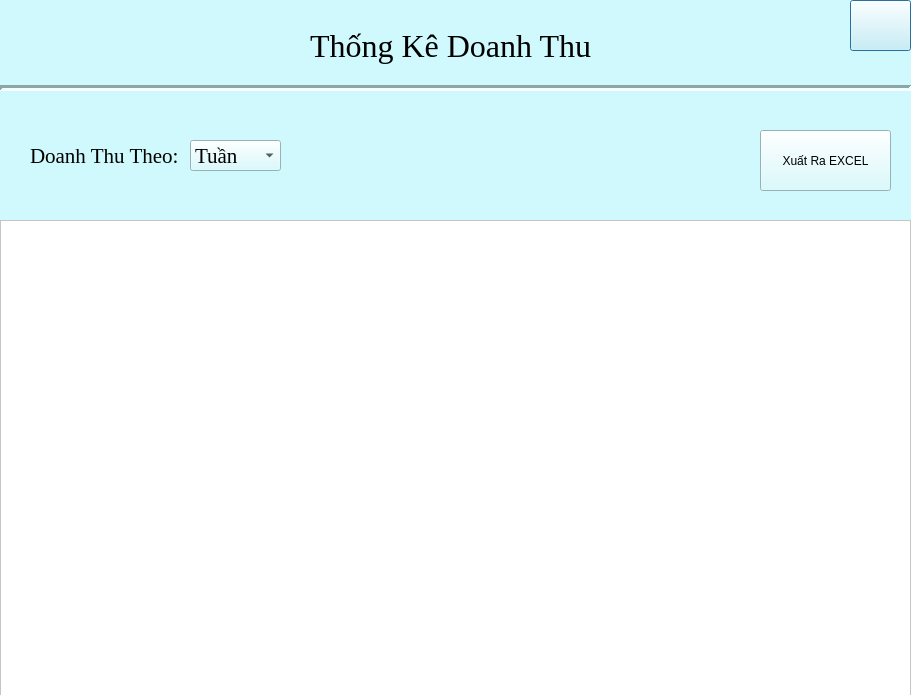
<?xml version="1.0" encoding="UTF-8"?>
<ui version="4.0">
 <class>Dialog</class>
 <widget class="QDialog" name="Dialog">
  <property name="geometry">
   <rect>
    <x>0</x>
    <y>0</y>
    <width>911</width>
    <height>695</height>
   </rect>
  </property>
  <property name="windowTitle">
   <string>Dialog</string>
  </property>
  <property name="styleSheet">
   <string notr="true">background-color: #D0F9FD;</string>
  </property>
  <widget class="QLabel" name="label">
   <property name="geometry">
    <rect>
     <x>310</x>
     <y>10</y>
     <width>331</width>
     <height>71</height>
    </rect>
   </property>
   <property name="font">
    <font>
     <family>Times New Roman</family>
     <pointsize>24</pointsize>
    </font>
   </property>
   <property name="styleSheet">
    <string notr="true"/>
   </property>
   <property name="text">
    <string>Thống Kê Doanh Thu</string>
   </property>
  </widget>
  <widget class="QTableView" name="tblDuLieu">
   <property name="geometry">
    <rect>
     <x>0</x>
     <y>220</y>
     <width>911</width>
     <height>481</height>
    </rect>
   </property>
   <property name="styleSheet">
    <string notr="true">background-color:white;
color:black;</string>
   </property>
  </widget>
  <widget class="Line" name="line">
   <property name="geometry">
    <rect>
     <x>0</x>
     <y>80</y>
     <width>911</width>
     <height>16</height>
    </rect>
   </property>
   <property name="lineWidth">
    <number>3</number>
   </property>
   <property name="orientation">
    <enum>Qt::Horizontal</enum>
   </property>
  </widget>
  <widget class="QPushButton" name="btnQuayVe">
   <property name="geometry">
    <rect>
     <x>850</x>
     <y>0</y>
     <width>61</width>
     <height>51</height>
    </rect>
   </property>
   <property name="styleSheet">
    <string notr="true"/>
   </property>
   <property name="text">
    <string/>
   </property>
  </widget>
  <widget class="QLabel" name="Favicon">
   <property name="geometry">
    <rect>
     <x>10</x>
     <y>10</y>
     <width>121</width>
     <height>71</height>
    </rect>
   </property>
   <property name="text">
    <string/>
   </property>
  </widget>
  <widget class="QLabel" name="label_2">
   <property name="geometry">
    <rect>
     <x>30</x>
     <y>130</y>
     <width>171</width>
     <height>51</height>
    </rect>
   </property>
   <property name="font">
    <font>
     <family>Times New Roman</family>
     <pointsize>16</pointsize>
    </font>
   </property>
   <property name="text">
    <string>Doanh Thu Theo:</string>
   </property>
  </widget>
  <widget class="QComboBox" name="cbDoanhThu">
   <property name="geometry">
    <rect>
     <x>190</x>
     <y>140</y>
     <width>91</width>
     <height>31</height>
    </rect>
   </property>
   <property name="font">
    <font>
     <family>Times New Roman</family>
     <pointsize>16</pointsize>
    </font>
   </property>
   <item>
    <property name="text">
     <string>Tuần</string>
    </property>
   </item>
   <item>
    <property name="text">
     <string>Tháng</string>
    </property>
   </item>
   <item>
    <property name="text">
     <string>Năm</string>
    </property>
   </item>
  </widget>
  <widget class="QPushButton" name="btnXuatExcel">
   <property name="geometry">
    <rect>
     <x>760</x>
     <y>130</y>
     <width>131</width>
     <height>61</height>
    </rect>
   </property>
   <property name="text">
    <string>Xuất Ra EXCEL</string>
   </property>
  </widget>
 </widget>
 <resources/>
 <connections/>
</ui>
